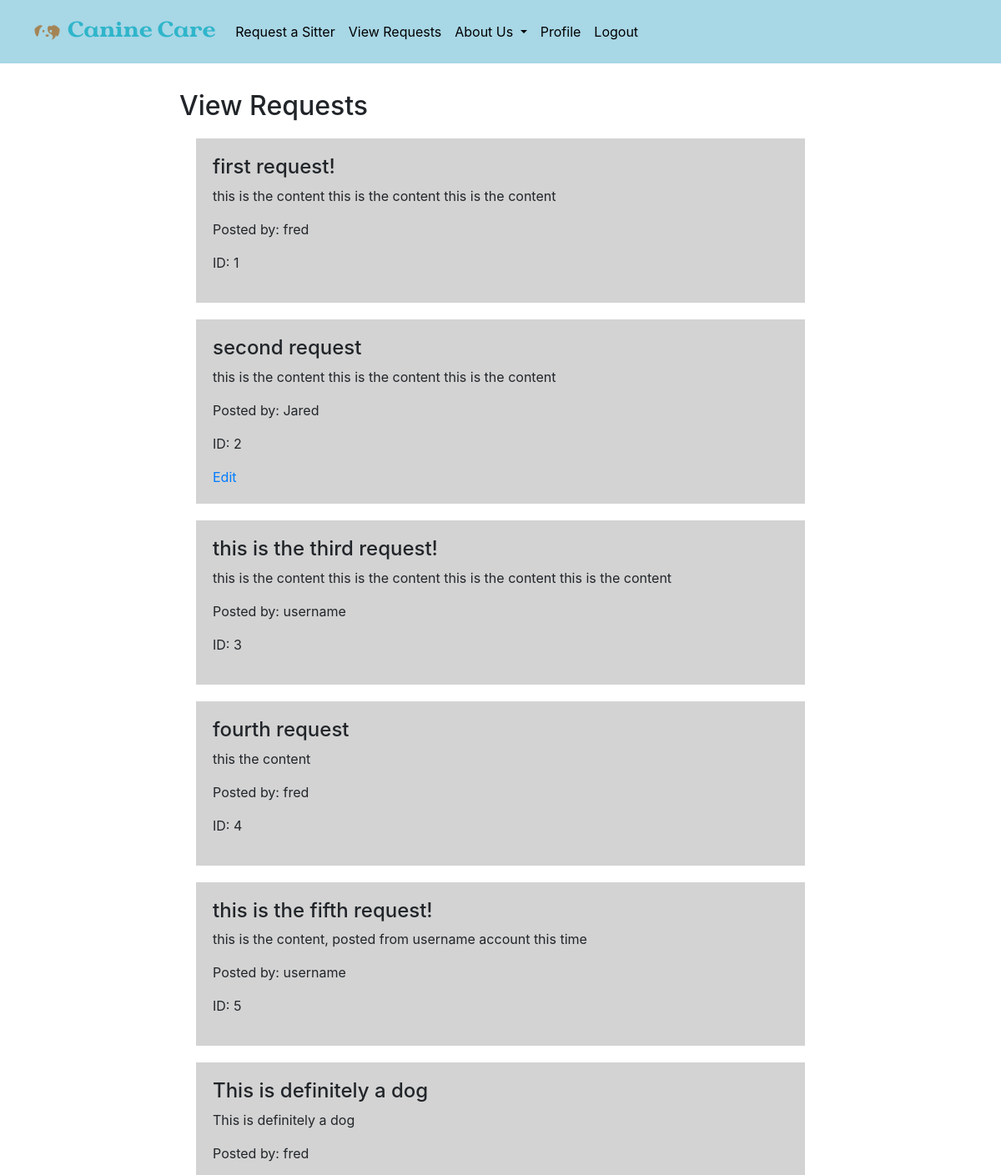
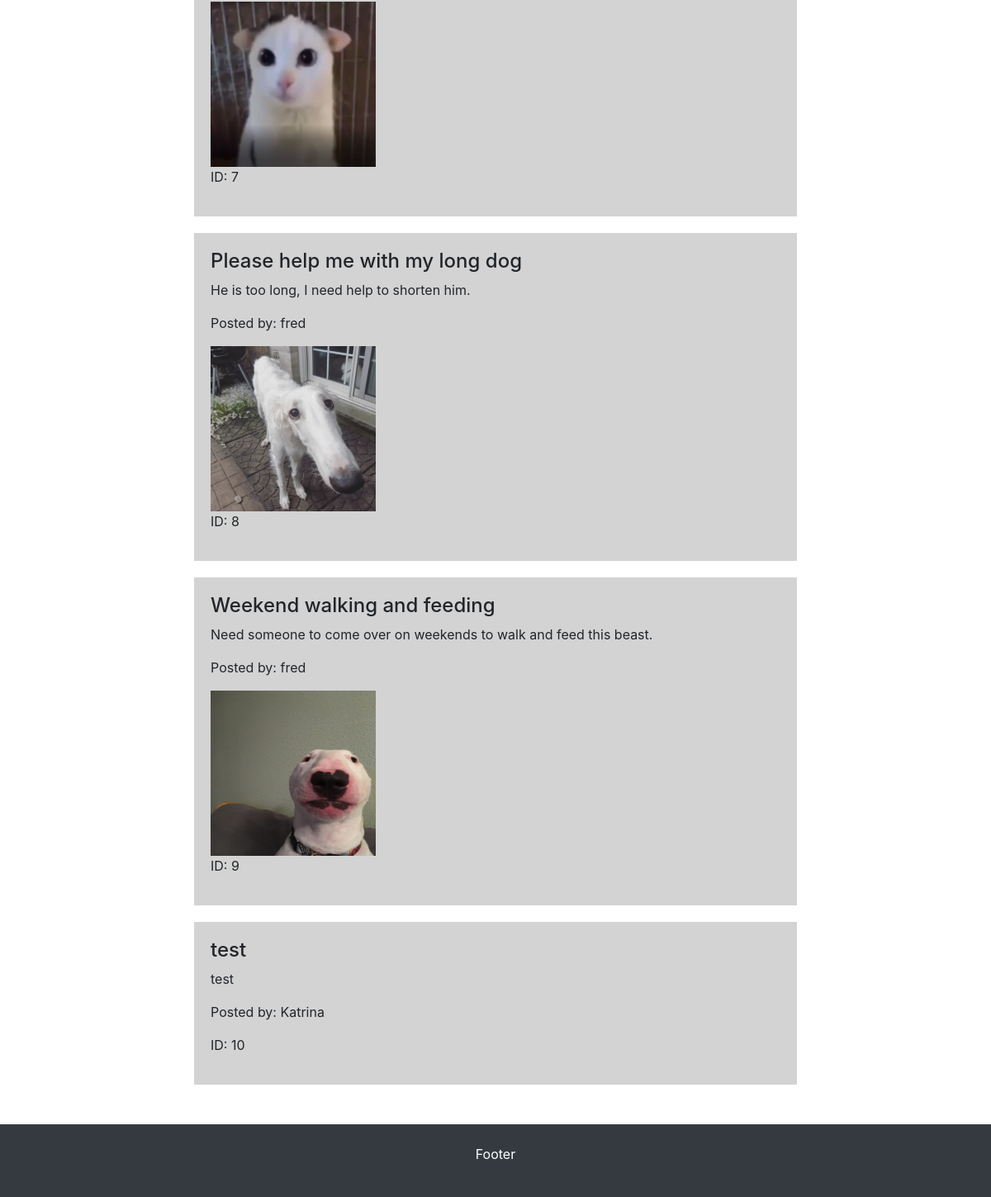
Screenshot of /view-requests/ (signed in) with the database file from the repository (2 pictures, top to bottom).
### project/models.py (models this page shows)
class Reqs(db.Model):
    id = db.Column(db.Integer, primary_key=True, autoincrement=True)
    title = db.Column(db.String(50))
    content = db.Column(db.String(1000))
    poster = db.Column(db.String(100))
    image = db.Column(db.String(100), unique = True)

### project/main.py (the view)
@main.route('/view-requests/')
@login_required
def viewrequests():
    return render_template('view.html', reqs=Reqs.query.all(), name=current_user.name)

### project/__init__.py (called while the page is built)
def create_app():
    app = Flask(__name__)
    app.config['SECRET_KEY'] = 'secret-key-goes-here'
    app.config['SQLALCHEMY_DATABASE_URI'] = 'sqlite:///db.sqlite'
    db.init_app(app)
    login_manager = LoginManager()
    login_manager.login_view = 'auth.login'
    login_manager.init_app(app)
    from .models import User
    @login_manager.user_loader
    def load_user(user_id):
        return User.query.get(int(user_id))
    from .auth import auth as auth_blueprint
    app.register_blueprint(auth_blueprint)
    from .main import main as main_blueprint
    app.register_blueprint(main_blueprint)
    return app

### project/templates/view.html
{% extends "base.html" %}
{% block content %}
  <h2 class="title">
    View Requests
  </h2>
  {% for req in reqs %}
    <div class='request'>
      <h4>{{ req.title }}</h4>
      <p>{{ req.content }}</p>
      <p>Posted by: {{ req.poster }}</p>
    {% if req['image'] != None %}
      <img src="{{ url_for('static', filename='uploads/' + req['image']) }}" width="200px" height="200px">
      <br>
    {% endif %}
    <p>ID: {{ req.id }}</p>
    {% if req.poster == name %}
      <a href="{{ url_for('main.editrequest', id=req.id) }}">Edit</a>
    {% endif %}
    </div>
  {% endfor %}
{% endblock %}

### project/templates/base.html (shortened to what this page needs)
<!DOCTYPE html>
<html>
<head>
  <link rel="stylesheet" href="https://cdn.jsdelivr.net/npm/bootstrap@4.6.2/dist/css/bootstrap.min.css">
  <link rel="stylesheet" type="text/css" href={{ url_for('static', filename='styles/global.css') }}/>
  <link rel="stylesheet" type="text/css" href={{ url_for('static', filename='styles/navbar.css') }}/>
</head>
<body>
  <header>
    <nav class="navbar navbar-expand-sm" id="navbar">
      <div class="container-fluid">
          <a class="navbar-brand" href="{{ url_for('main.index') }}"><img src="{{ url_for('static', filename='images/logo2.png') }}" width="50px" heigh="50px">Canine Care</a>
          <div class="collapse navbar-collapse" id="navbarID">
              <div class="navbar-nav">
                  <a class="nav-link active" aria-current="page" href="{{ url_for('main.createrequest') }}">Request a Sitter</a>
                  <a class="nav-link active" aria-current="page" href="{{ url_for('main.viewrequests') }}">View Requests</a>
                  <li class="nav-item dropdown">
                    <a class="nav-link dropdown-toggle" href="#" id="navbarDropdownMenuLink" data-toggle="dropdown" aria-haspopup="true" aria-expanded="false">
                      About Us
                    </a>
                  </li>
                  {% if current_user.is_authenticated %}
                    <a href="{{ url_for('main.profile') }}" class="nav-link active" aria-current="page">
                      Profile
                    </a>
                  {% endif %}
                  {% if current_user.is_authenticated %}
                    <a href="{{ url_for('auth.logout') }}" class="nav-link active" aria-current="page">
                      Logout
                    </a>
                  {% endif %}
              </div>
          </div>
        </div>
    </nav>
  </header>
  <div class="col-sm-8 container pt-3 my-3">
      {% block content %}
      {% endblock %}
  </div>
  <div class="mt-5 p-4 bg-dark text-white text-center">
    <p>Footer</p>
  </div>
</body>
</html>

### project/static/styles/global.css (style rules this page uses)
body { background-color: white; }
.request { padding: 20px; margin: 20px; background-color: lightgray; }
:root { --text-colour: #050315; --background-colour: #a8d7e6; --primary-colour: #f7f7df; --secondary-colour: #f8e9b4; --accent-colour: #2fb5ca; }

### project/static/styles/navbar.css (style rules this page uses)
.navbar.navbar-expand-sm { background-color: var(--background-colour); }
.navbar.navbar-expand-sm .navbar-brand { font-family: "Vergilia"; font-size: 1.5em; color: var(--accent-colour); }
.navbar.navbar-expand-sm .nav-link { color: black; }

### rows the page displays
Reqs: title "first request!", content "this is the content this is the content this is the content", poster "fred", id "1"
Reqs: title "second request", content "this is the content this is the content this is the content", poster "Jared", id "2"
Reqs: title "this is the third request!", content "this is the content this is the content this is the content this is the content", poster "username", id "3"
Reqs: title "fourth request", content "this the content", poster "fred", id "4"
Reqs: title "this is the fifth request!", content "this is the content, posted from username account this time", poster "username", id "5"
Reqs: title "This is definitely a dog", content "This is definitely a dog", poster "fred", image (picture), id "7"
Reqs: title "Please help me with my long dog", content "He is too long, I need help to shorten him.", poster "fred", image (picture), id "8"
Reqs: title "Weekend walking and feeding", content "Need someone to come over on weekends to walk and feed this beast.", poster "fred", image (picture), id "9"
Reqs: title "test", content "test", poster "Katrina", id "10"
